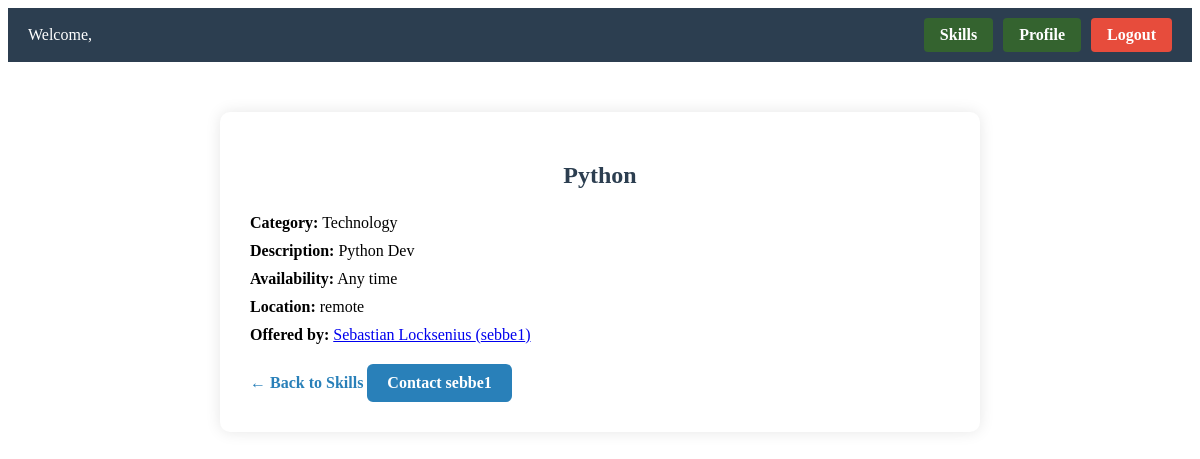
Before: /skillswapapp/skilldetails/2/ (signed in) with the older database file.
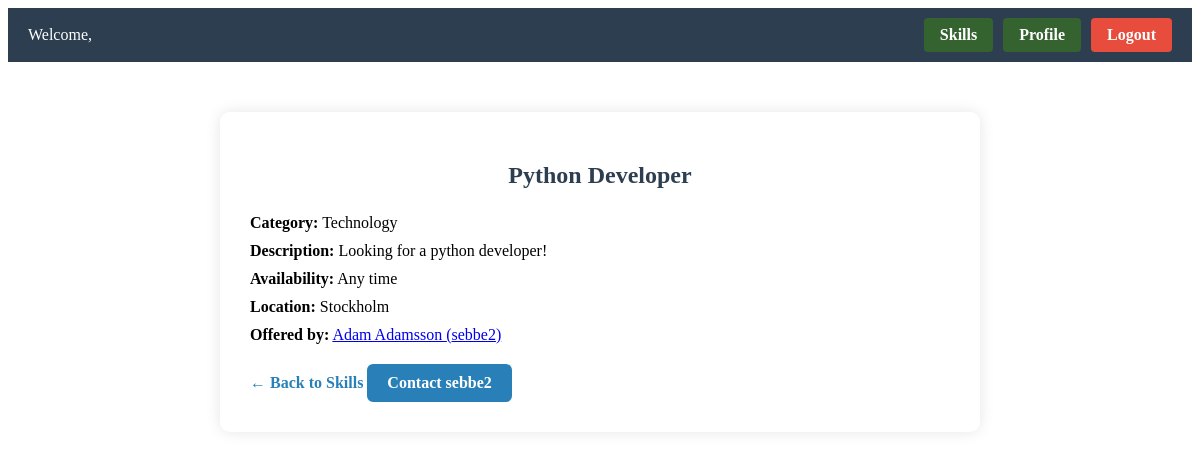
After: the same page with the newer database file.
### skillswapapp/models.py (models this page shows, shortened)
class Skill(models.Model):
    TYPE_CHOICES = [
        ("offer", "Offering Skill"),
        ("seek", "Seeking Skill"),
    ]
    CATEGORY_CHOICES = [
        ("music", "Music"),
        ("language", "Language"),
        ("tech", "Technology"),
        ("art", "Art"),
        ("sports", "Sports"),
        ("other", "Other"),
    ]
    user = models.ForeignKey(User, on_delete=models.CASCADE, related_name="skills")
    type = models.CharField(max_length=10, choices=TYPE_CHOICES, default="offer", help_text="*")
    title = models.CharField(max_length=100, help_text="*")
    category = models.CharField(max_length=20, choices=CATEGORY_CHOICES, default="other", help_text="*")
    description = models.TextField(max_length=300, help_text="*")
    availability = models.CharField(max_length=100, help_text="* E.g. Weekends, Evenings etc.")
    location = models.CharField(max_length=100, help_text="* E.g. City, Remote etc.")

### skillswapapp/views.py (the view)
# urls.py: path("skilldetails/<int:skill_id>/", views.skilldetails, name="skilldetails"),
@login_required(login_url="skillswapapp:login")
def skilldetails(request, skill_id):
    skill = get_object_or_404(Skill, id=skill_id)
    return render(request, "skillswapapp/skilldetails.html", {"skill": skill})

### templates/skillswapapp/skilldetails.html
{% extends 'skillswapapp/base.html' %}
{% block body_block %}
<div class="detail-container">
  <h2>{{ skill.title }}</h2>
  <p><strong>Category:</strong> {{ skill.get_category_display }}</p>
  <p><strong>Description:</strong> {{ skill.description }}</p>
  <p><strong>Availability:</strong> {{ skill.availability }}</p>
  <p><strong>Location:</strong> {{ skill.location }}</p>
  <p><strong>Offered by:</strong>
    <a href="{% url 'skillswapapp:view_profile' skill.user.username %}">
      {{ skill.user.first_name }} ({{ skill.user.username }})
    </a>
  </p>
  <a href="{% url 'skillswapapp:skills' %}" class="detail-back-link">← Back to Skills</a>
  <a href="{% url 'skillswapapp:contact' skill.id %}" class="contact-button">
    Contact {{ skill.user.username }}
  </a>
</div>
{% endblock %}

Changed rows visible on the page:
changed Skill "Technology": title "Python" → "Python Developer"; description "Python Dev" → "Looking for a python developer!"; location "remote" → "Stockholm"; user.first_name "Sebastian Locksenius" → "Adam Adamsson"; user.username "sebbe1" → "sebbe2"
